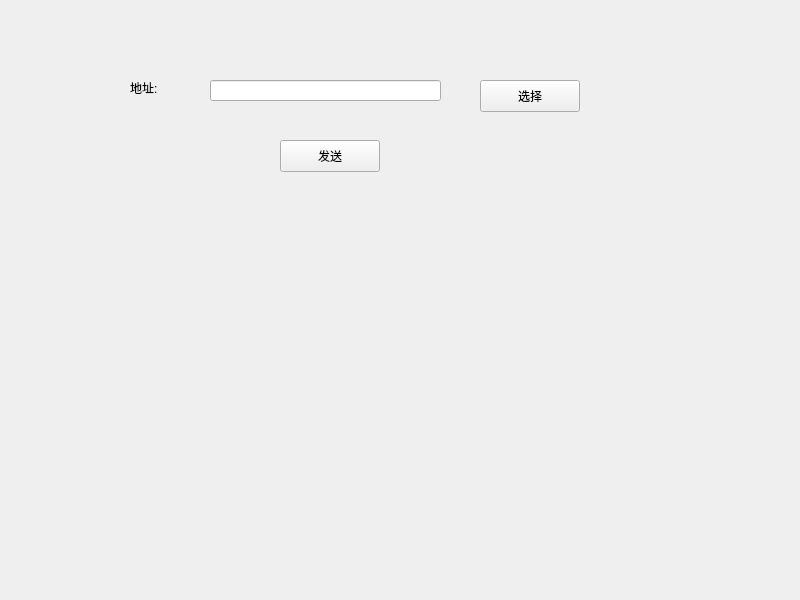
<?xml version="1.0" encoding="UTF-8"?>
<ui version="4.0">
 <class>Widget</class>
 <widget class="QWidget" name="Widget">
  <property name="geometry">
   <rect>
    <x>0</x>
    <y>0</y>
    <width>800</width>
    <height>600</height>
   </rect>
  </property>
  <property name="windowTitle">
   <string>Widget</string>
  </property>
  <widget class="QLabel" name="label">
   <property name="geometry">
    <rect>
     <x>130</x>
     <y>80</y>
     <width>58</width>
     <height>16</height>
    </rect>
   </property>
   <property name="text">
    <string>地址:</string>
   </property>
  </widget>
  <widget class="QLineEdit" name="lineEdit">
   <property name="geometry">
    <rect>
     <x>210</x>
     <y>80</y>
     <width>231</width>
     <height>21</height>
    </rect>
   </property>
  </widget>
  <widget class="QPushButton" name="pushButtonSelect">
   <property name="geometry">
    <rect>
     <x>480</x>
     <y>80</y>
     <width>100</width>
     <height>32</height>
    </rect>
   </property>
   <property name="text">
    <string>选择</string>
   </property>
  </widget>
  <widget class="QPushButton" name="pushButtonSend">
   <property name="geometry">
    <rect>
     <x>280</x>
     <y>140</y>
     <width>100</width>
     <height>32</height>
    </rect>
   </property>
   <property name="text">
    <string>发送</string>
   </property>
  </widget>
 </widget>
 <resources/>
 <connections/>
</ui>
